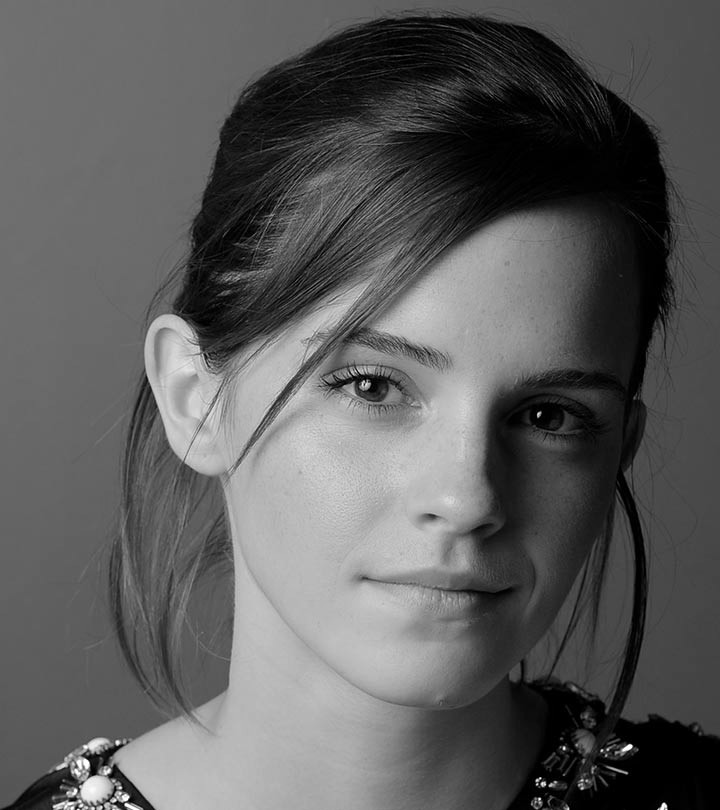
#> input picture emma_gray.jpg, 720 x 810 px
$ jupyter execute 190149X_Assignment_1.ipynb
#> lines starting #> are read from the running program, lines starting #| are printed output that depends on the picture
[cell 1]
#Q1

import cv2 as cv
import numpy as np
import matplotlib.pyplot as plt

img_1 = cv.imread(r'emma_gray.jpg', cv.IMREAD_GRAYSCALE)
#> img_1 is the input picture: shape (810, 720); min 0, max 255, mean 92.2
assert img_1 is not None

trans_1 = np.linspace(0,50,50)
trans_2 = np.linspace(100,255,100)
trans_3 = np.linspace(150,255,106)
trans = np.concatenate([trans_1, trans_2, trans_3], axis=0).astype(np.uint8)
assert len(trans) == 256

fig1, ax = plt.subplots()
ax.plot(trans)
ax.grid()
ax.set_title('trans')

trans_img = cv.LUT(img_1, trans)
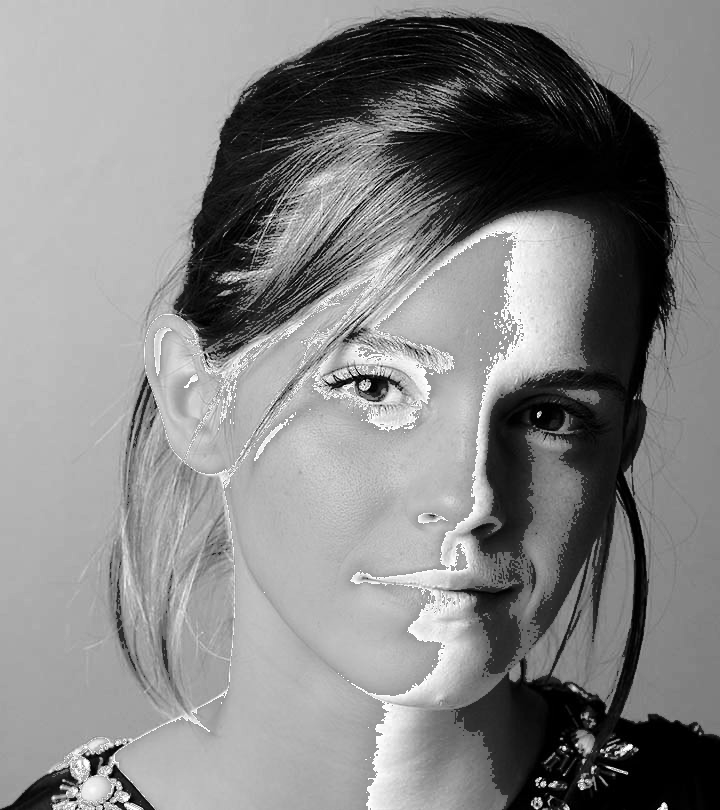
#> trans_img: shape (810, 720); min 0, max 255, mean 133.4

fig2, ax = plt.subplots(1, 2, figsize = (12,6))
ax[0].imshow(img_1, cmap = 'gray', vmin =0, vmax=255)
ax[0].axis('off')
ax[0].set_title('Original Image')
ax[1].imshow(trans_img, cmap = 'gray', vmin =0, vmax=255)
ax[1].axis('off')
ax[1].set_title('Transformed Image')
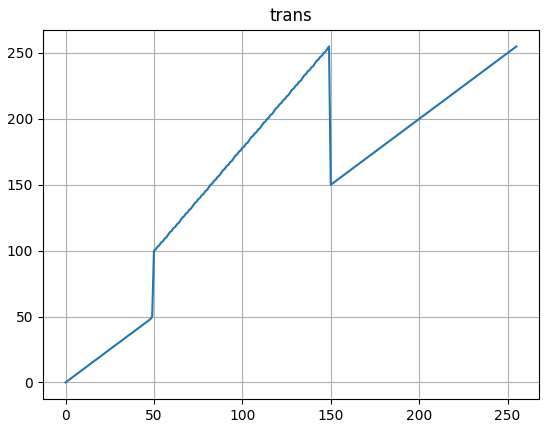
#> figure drawn by matplotlib, 1 panel; curve peaks at x = 149, y = 255
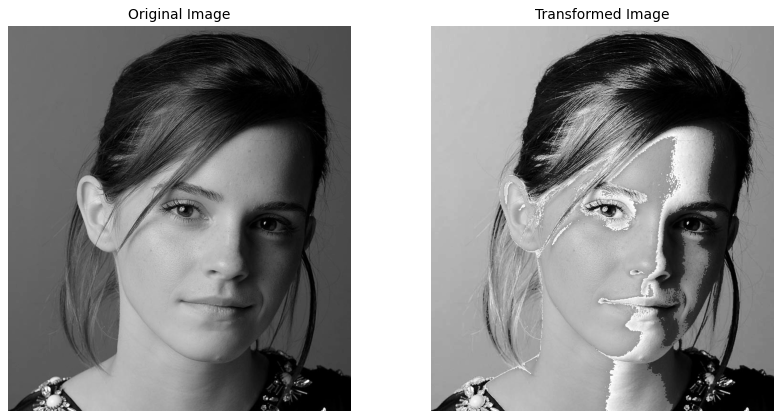
#> figure drawn by matplotlib, 2 panels

[cell 2]
#Q2

img_2 = cv.imread(r'brain_proton_density_slice.png', cv.IMREAD_GRAYSCALE)
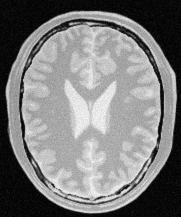
#> input picture brain_proton_density_slice.png, 181 x 217 px
#> img_2 is the input picture: shape (217, 181); min 0, max 251, mean 123.7
assert img_2 is not None

fig1, ax = plt.subplots(figsize=(6,6))
ax.imshow(img_2, cmap = 'gray', vmin =0, vmax=255)
ax.axis('off')
ax.set_title('Original Image')

#a) accentuate white matter
trans_1_white = np.linspace(0, 30, 180)
trans_2_white = np.linspace(30, 255, 76)
trans_white = np.concatenate([trans_1_white, trans_2_white], axis=0).astype(np.uint8)
assert len(trans_white) == 256

white_matter = cv.LUT(img_2, trans_white)
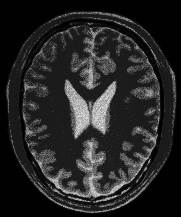
#> white_matter: shape (217, 181); min 0, max 243, mean 38.4

fig2, ax = plt.subplots(1, 2, figsize=(12,6))

ax[0].imshow(white_matter, cmap = 'gray', vmin =0, vmax=255)
ax[0].axis('off')
ax[0].set_title('white matter accentuated')

ax[1].plot(trans_white)
ax[1].grid()
ax[1].set_title('Transformation to accentuate white matter')

#b) accentuate grey matter
trans_1 = np.linspace(0, 10, 150)
trans_2 = np.linspace(30, 235 ,66)
trans_3 = np.linspace(20,255,40)
trans = np.concatenate([trans_1, trans_2, trans_3], axis=0).astype(np.uint8)
assert len(trans) == 256

grey_matter = cv.LUT(img_2, trans)
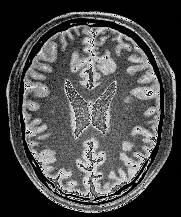
#> grey_matter: shape (217, 181); min 0, max 235, mean 74.6

fig3, ax = plt.subplots(1, 2, figsize=(12,6))

ax[0].imshow(grey_matter, cmap = 'gray', vmin =0, vmax=255)
ax[0].axis('off')
ax[0].set_title('grey matter accentuated')

ax[1].plot(trans)
ax[1].grid()
ax[1].set_title('Transformation to accentuate grey matter')
ax[1].set_ylim([0,255])
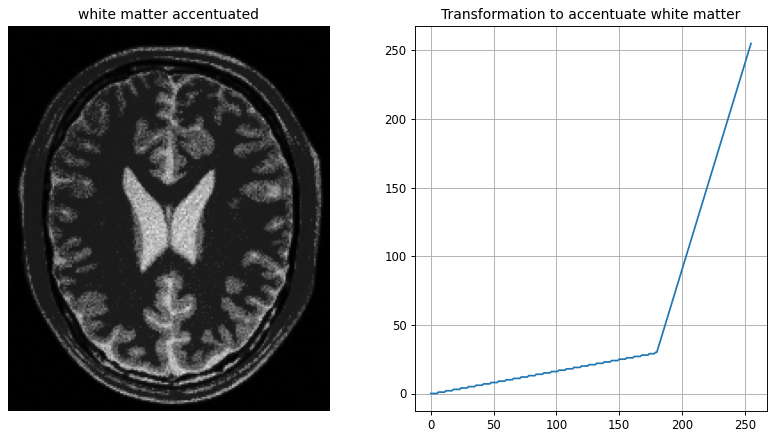
#> figure drawn by matplotlib, 2 panels; panel 2: curve peaks at x = 255, y = 255
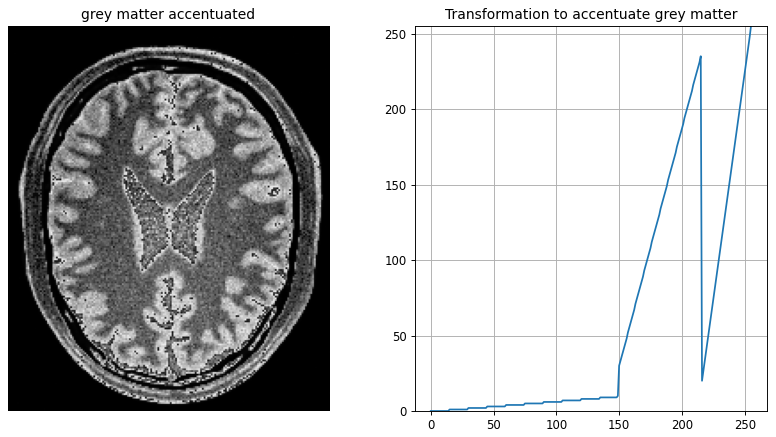
#> figure drawn by matplotlib, 2 panels; panel 2: curve peaks at x = 255, y = 255
